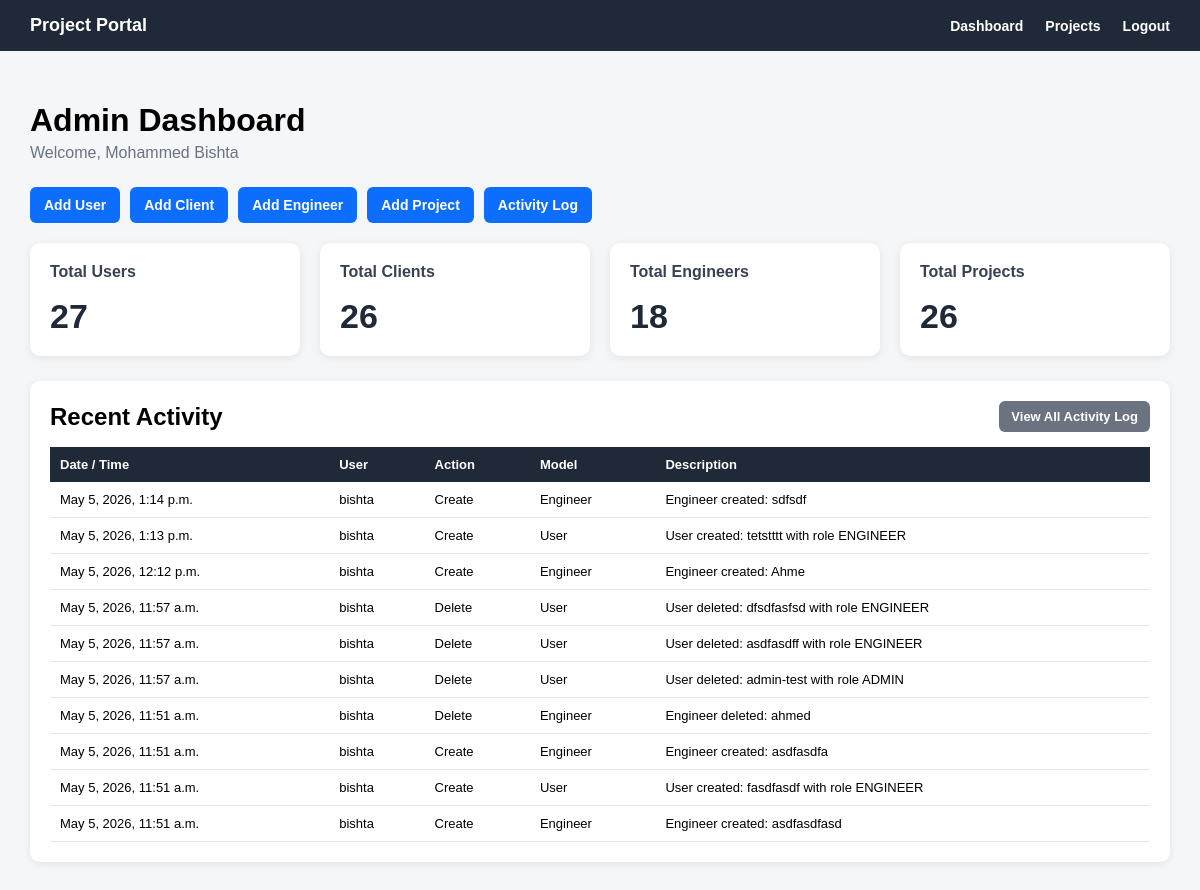
/accounts/dashboard/ (signed in), run on an earlier commit of the app's database.
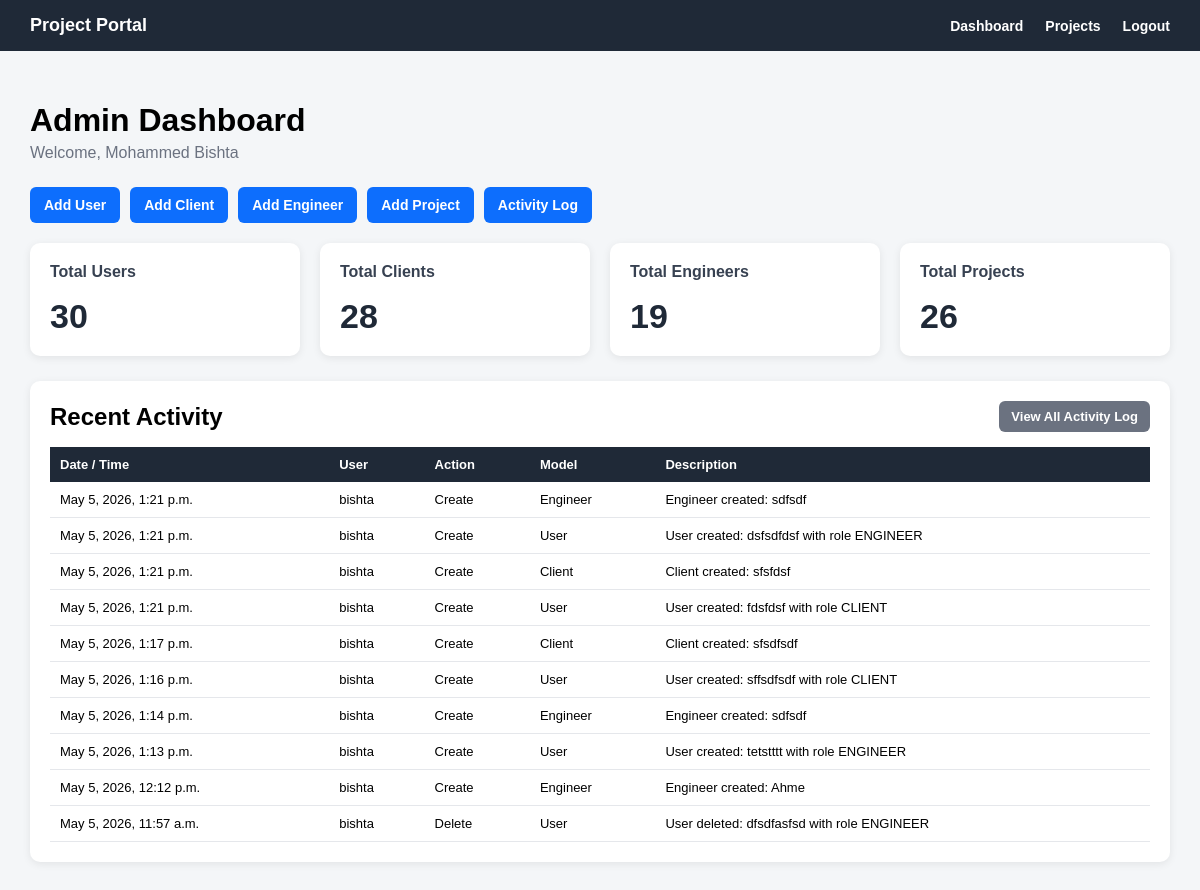
And on a later commit of the database.
### projects/models.py (models this page shows, shortened)
class ActivityLog(models.Model):
    class Action(models.TextChoices):
        CREATE = 'CREATE', 'Create'
        UPDATE = 'UPDATE', 'Update'
        DELETE = 'DELETE', 'Delete'
    user = models.ForeignKey(
        'accounts.User',
        on_delete=models.SET_NULL,
        null=True,
        blank=True,
        related_name='activity_logs'
    )
    action = models.CharField(
        max_length=20,
        choices=Action.choices
    )
    model_name = models.CharField(max_length=100)
    object_name = models.CharField(max_length=255)
    description = models.TextField(blank=True, null=True)
    created_at = models.DateTimeField(auto_now_add=True)
    class Meta:
        ordering = ['-created_at']

### accounts/models.py (models this page shows)
class User(AbstractUser):
    class Role(models.TextChoices):
        ADMIN = 'ADMIN', 'Admin'
        ENGINEER = 'ENGINEER', 'Engineer'
        CLIENT = 'CLIENT', 'Client'
    role = models.CharField(
        max_length=20,
        choices=Role.choices,
        default=Role.CLIENT
    )

### accounts/views.py (the view, shortened to what this page needs)
# urls.py: path('dashboard/', dashboard_view, name='dashboard'),
@login_required
def dashboard_view(request):
    context = {}
    if request.user.role == 'ADMIN':
        context['total_users'] = User.objects.count()
        context['total_clients'] = Client.objects.count()
        context['total_engineers'] = Engineer.objects.count()
        context['total_projects'] = Project.objects.count()
        context['recent_activities'] = ActivityLog.objects.all()[:10]
    return render(request, 'accounts/dashboard.html', context)

### templates/accounts/dashboard.html (shortened to what this page needs)
{% extends 'base.html' %}
{% block content %}
<div class="dashboard-header">
    {% if request.user.role == 'ADMIN' %}
        <h1>Admin Dashboard</h1>
    {% elif request.user.role == 'ENGINEER' %}
        <h1>Engineer Dashboard</h1>
    {% elif request.user.role == 'CLIENT' %}
        <h1>Client Dashboard</h1>
    {% else %}
        <h1>Dashboard</h1>
    {% endif %}
    <p>
        Welcome,
        {% if request.user.first_name or request.user.last_name %}
            {{ request.user.first_name }} {{ request.user.last_name }}
        {% else %}
            {{ request.user.username }}
        {% endif %}
    </p>
</div>
{% if request.user.role == 'ADMIN' %}
    <div class="dashboard-actions">
        <a href="{% url 'accounts:user_add' %}">
            Add User
        </a>
        <a href="{% url 'clients:client_add' %}">
            Add Client
        </a>
        <a href="{% url 'engineers:engineer_add' %}">
            Add Engineer
        </a>
        <a href="{% url 'projects:project_add' %}">
            Add Project
        </a>
        <a href="{% url 'accounts:activity_log' %}">
            Activity Log
        </a>
    </div>
{% endif %}
<div class="stats-grid">
    {% if request.user.role == 'ADMIN' %}
        <a href="{% url 'accounts:user_list' %}" class="stat-link">
            <div class="stat-card">
                <h3>Total Users</h3>
                <div class="stat-number">{{ total_users }}</div>
            </div>
        </a>
        <a href="{% url 'clients:client_list' %}" class="stat-link">
            <div class="stat-card">
                <h3>Total Clients</h3>
                <div class="stat-number">{{ total_clients }}</div>
            </div>
        </a>
        <a href="{% url 'engineers:engineer_list' %}" class="stat-link">
            <div class="stat-card">
                <h3>Total Engineers</h3>
                <div class="stat-number">{{ total_engineers }}</div>
            </div>
        </a>
        <a href="{% url 'projects:project_list' %}" class="stat-link">
            <div class="stat-card">
                <h3>Total Projects</h3>
                <div class="stat-number">{{ total_projects }}</div>
            </div>
        </a>
    {% endif %}
</div>
{% if request.user.role == 'ADMIN' %}
    <div class="recent-activity-card">
        <div class="recent-activity-header">
            <h2>Recent Activity</h2>
            <a href="{% url 'accounts:activity_log' %}">
                View All Activity Log
            </a>
        </div>
        {% if recent_activities %}
            <table class="recent-activity-table">
                <tr>
                    <th>Date / Time</th>
                    <th>User</th>
                    <th>Action</th>
                    <th>Model</th>
                    <th>Description</th>
                </tr>
                {% for log in recent_activities %}
                    <tr>
                        <td>{{ log.created_at }}</td>
                        <td>
                            {% if log.user %}
                                {{ log.user.username }}
                            {% else %}
                                System
                            {% endif %}
                        </td>
                        <td>{{ log.get_action_display }}</td>
                        <td>{{ log.model_name }}</td>
                        <td>{{ log.description }}</td>
                    </tr>
                {% endfor %}
            </table>
        {% else %}
            <p>No recent activity found.</p>
        {% endif %}
    </div>
{% endif %}
{% endblock %}

What changed in the data, as far as the page shows it:
no longer on this page (row unchanged): ActivityLog: created_at "May 5, 2026, 11:57 a.m.", user.username "bishta", action "Delete", model_name "User", description "User deleted: asdfasdff with role ENGINEER"
no longer on this page (row unchanged): ActivityLog: created_at "May 5, 2026, 11:57 a.m.", user.username "bishta", action "Delete", model_name "User", description "User deleted: admin-test with role ADMIN"
no longer on this page (row unchanged): ActivityLog: created_at "May 5, 2026, 11:51 a.m.", user.username "bishta", action "Delete", model_name "Engineer", description "Engineer deleted: ahmed"
no longer on this page (row unchanged): ActivityLog: created_at "May 5, 2026, 11:51 a.m.", user.username "bishta", action "Create", model_name "Engineer", description "Engineer created: asdfasdfa"
no longer on this page (row unchanged): ActivityLog: created_at "May 5, 2026, 11:51 a.m.", user.username "bishta", action "Create", model_name "User", description "User created: fasdfasdf with role ENGINEER"
no longer on this page (row unchanged): ActivityLog: created_at "May 5, 2026, 11:51 a.m.", user.username "bishta", action "Create", model_name "Engineer", description "Engineer created: asdfasdfasd"
added ActivityLog: created_at "May 5, 2026, 1:21 p.m.", user.username "bishta", action "Create", model_name "Engineer", description "Engineer created: sdfsdf"
added ActivityLog: created_at "May 5, 2026, 1:21 p.m.", user.username "bishta", action "Create", model_name "User", description "User created: dsfsdfdsf with role ENGINEER"
added ActivityLog: created_at "May 5, 2026, 1:21 p.m.", user.username "bishta", action "Create", model_name "Client", description "Client created: sfsfdsf"
added ActivityLog: created_at "May 5, 2026, 1:21 p.m.", user.username "bishta", action "Create", model_name "User", description "User created: fdsfdsf with role CLIENT"
added ActivityLog: created_at "May 5, 2026, 1:17 p.m.", user.username "bishta", action "Create", model_name "Client", description "Client created: sfsdfsdf"
added ActivityLog: created_at "May 5, 2026, 1:16 p.m.", user.username "bishta", action "Create", model_name "User", description "User created: sffsdfsdf with role CLIENT"
Also different on the page:
{{ total_users }}: "27" → "30"
{{ total_clients }}: "26" → "28"
{{ total_engineers }}: "18" → "19"
